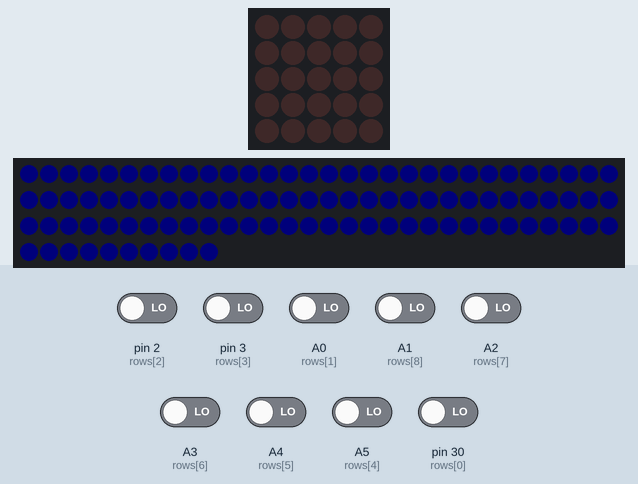
A sketch run on a simulated Arduino Leonardo, built with avr-gcc and run on an emulated ATmega32U4. On the bench: 5×5 LED matrix, 100 RGB LEDs in strip order, left to right, continuing on the next row. Wiring (inferred from the names in the program): LED matrix (orientation assumed): rows pin 4, pin 9, pin 11, pin 13, pin 17; columns pin 12, pin 10, pin 8, pin 7, pin 5. Inputs (shaded band) come from the test bench; at power-on: A0 (rows[1]), A1 (rows[8]), A2 (rows[7]), A3 (rows[6]), A4 (rows[5]), A5 (rows[4]), pin 2 (rows[2]), pin 3 (rows[3]), pin 30 (rows[0]) LOW. Dim RGB values are drawn brighter than linear.

Above: at 0.1 s.

The sketch:

TiNRS_WestLaunch.ino
```cpp
#include <Adafruit_NeoPixel.h>
#include "MIDIUSB.h"


int InOrder[] =
{
  0, 1, 2, 3, 4, 5, 6, 7, 8,
  17, 16, 15, 14, 13, 12, 11, 10, 9,
  18, 19, 20, 21, 22, 23, 24, 25, 26,
  35, 34, 33, 32, 31, 30, 29, 28, 27,
  36, 37, 38, 39, 40, 41, 42, 43, 44,
  53, 52, 51, 50, 49, 48, 47, 46, 45,
  54, 55, 56, 57, 58, 59, 60, 61, 62,
  71, 70, 69, 68, 67, 66, 65, 64, 63,
  72, 73, 74, 75, 76, 77, 78, 79, 80,
  89, 88, 87, 86, 85, 84, 83, 82, 81,
  90, 91, 92, 93, 94, 95, 96, 97, 98,
  99, 100
};

#define XCOUNT 9
#define YCOUNT 10

int neoPixelPin = 6;
int numPixels = 100;
Adafruit_NeoPixel strip = Adafruit_NeoPixel(numPixels, neoPixelPin, NEO_GRB + NEO_KHZ800);
int LedState[100] = {0};

int cols[] = {4,17, 13, 12, 11, 10,  9,  8,  7,  5};  // 10 in Y dir
int rows[] = {30, A0,  2,  3, A5, A4, A3, A2, A1}; // 9 in X dir


const int rowCount = sizeof(rows) / sizeof(rows[0]);
const int colCount = sizeof(cols) / sizeof(cols[0]);

byte keys[YCOUNT][XCOUNT];

short midinote[YCOUNT][XCOUNT] =
{
  {104, 105, 106, 107, 108, 109, 110, 111, -1},
  { -1, -1, -1, -1, -1, -1, -1, -1, -1},
  {16, 17, 18, 19, 20, 21, 22, 23, 24},
  {32, 33, 34, 35, 36, 37, 38, 39, 40},
  {48, 49, 50, 51, 52, 53, 54, 55, 56},
  {64, 65, 66, 67, 68, 69, 70, 71, 72},
  {80, 81, 82, 83, 84, 85, 86, 87, 88},
  {96, 97, 98, 99, 100, 101, 102, 103, 104},
  {112, 113, 114, 115, 116, 117, 118, 119, 120},
};


byte lastkeys[YCOUNT][XCOUNT];


void SendNoteOn(byte channel, byte pitch, byte velocity)
{
  // LedState[pitch % 100] = 0xff;
  midiEventPacket_t noteOn = {0x09, 0x90 | channel, pitch, velocity};
  MidiUSB.sendMIDI(noteOn);
  MidiUSB.flush();
}

void SendNoteOff(byte channel, byte pitch, byte velocity)
{
  // LedState[pitch % 100] = 0;
  midiEventPacket_t noteOff = {0x08, 0x80 | channel, pitch, velocity};
  MidiUSB.sendMIDI(noteOff);
  MidiUSB.flush();
}

void SendControlChange(byte channel, byte control, byte value) {
  midiEventPacket_t event = {0x0B, 0xB0 | channel, control, value};
  MidiUSB.sendMIDI(event);
  MidiUSB.flush();
}


void noteOn(int channel, int note, int velocity)
{
  int col = 0;
  int row = 0;
  if (note >= 104)
  {
    col = note - 104;
    row = 0;
  }
  else
  {
    int y = note / 16;
    int x = note % 16;
    if (x < 8 && y < 8)
    {
      col = x;
      row = y+2;
    }
    else
    {
      if (x == 8)
      {
        col = 8;
        row = y + 2;
      }
    }
  }

  uint16_t idx = row * 9 + col;
  if (idx < 100)
  {
    LedState[InOrder[idx]] = velocity;
  }
}

void noteOff(int channel, int note, int velocity)
{
  noteOn(channel, note, 0);
}

void controlChange(int channel, int cc, int value)
{
  if (cc >= 104)
  {
    int col = cc - 104;
    if (col < 8)
    {
      LedState[InOrder[col]] = value;
    }
  }
}

void setup()
{
  strip.begin();
  strip.show();

  for (int i = 0 ; i < colCount; i++)
  {
    pinMode(cols[i], INPUT_PULLUP);
  }
  for (int i = 0 ; i < rowCount; i++)
  {
    pinMode(rows[i], INPUT);
  }
  int cur =0 ;
  for (int y= 0;y<YCOUNT;y++)
  {
    for(int x = 0;x<XCOUNT;x++)
    {
      InOrder[x + y *XCOUNT] = (((y%2)==1)?(x):(8-x))+y*9;
    }
  }
}


void readMatrix()
{

  for (int colIndex = 0; colIndex < colCount; colIndex++)
  {
    int y = colIndex;
    byte curCol = cols[colIndex];
    pinMode(curCol, OUTPUT);
    digitalWrite(curCol, LOW);
    uint32_t current = millis();
    for (int rowIndex = 0; rowIndex < rowCount; rowIndex++)
    {
      int x = rowIndex;
      byte rowCol = rows[rowIndex];
      pinMode(rowCol, INPUT_PULLUP);
      byte b  = digitalRead(rowCol);;
      if (b != keys[y][x] )
      {

        if (0)
        { Serial.print(colIndex);

          Serial.print(" ");
          Serial.println(rowIndex);
        }
        keys[y][x] = b;
        if (b == LOW)
        {

          LedState[InOrder[x + y * 9]] = 3;
          if (midinote[y][x] > -1)
          {
            SendNoteOn(0, midinote[y][x] , 127);
          }
        }
        else
        {
          LedState[InOrder[x + y * 9]] = 0;
          if (midinote[y][x] > -1)
          {
            SendNoteOff(0, midinote[y][x] , 0);
          }

        }
      }

      else
      {
        if (b == LOW)
        {

        }
      }

      pinMode(rowCol, INPUT);
    }
    pinMode(curCol, INPUT_PULLUP);
    digitalWrite(curCol, HIGH);
  }
}

int lasttime = millis();
void loop()
{
  readMatrix();
  if (millis() - lasttime > 30)
  {
    for (int i = 0 ; i < 100; i++)
    {
      uint32_t ledstate = LedState[i];
      uint32_t red = ledstate & 0x3;
      uint32_t green = (ledstate >> 4) & 0x3;
uint32_t C = red;
C<<=18;
C+= (green<<4)<<8;
C+= 3;
      strip.setPixelColor(i,C);// ((red << 6) << 16) + ((green << 4) << 8) + 0x3);

    }
  //  UECONX = (1<<STALLRQ) | (1<<EPEN);
    strip.show();
    //  UECONX = (1<<STALLRQC) | (1<<EPEN);
  lasttime = millis();
  }
  midiEventPacket_t rx;
  do
  {
    rx = MidiUSB.read();
    switch (rx.header)
    {
      case 0:
        break;
      case 0x9:
        noteOn(
          rx.byte1 & 0xF,  //channel
          rx.byte2,        //pitch
          rx.byte3         //velocity
        );
        break;

      case 0x8:
        noteOff(
          rx.byte1 & 0xF,  //channel
          rx.byte2,        //pitch
          rx.byte3         //velocity
        );
        break;

      case 0xB:
        controlChange(
          rx.byte1 & 0xF,  //channel
          rx.byte2,        //control
          rx.byte3         //value
        );
        break;
    }
  } while (MidiUSB.available()>0);
  MidiUSB.flush();
}

/*

   void LaunchpadDevice::recvMidi(const MidiMessage &message) {
    if (message.isNoteOn() || message.isNoteOff()) {
        int index = message.note();
        int row = index / 16;
        int col = index % 16;
        if (row < Rows && col < Cols) {
            setButtonState(row, col, message.velocity() != 0);
        } else if (row < Rows && col == Cols) {
            setButtonState(SceneRow, row, message.velocity() != 0);
        }
    } else if (message.isControlChange()) {
        int index = message.controlNumber();
        if (index >= 104 && index < 112) {
            setButtonState(FunctionRow, index - 104, message.controlValue() != 0);
        }
    }
  }
*/
```
